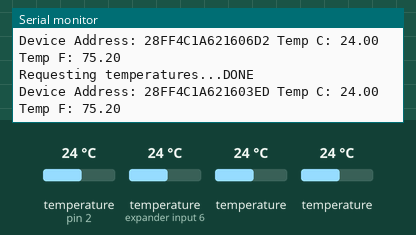
Bench run of a sketch on a simulated Arduino Uno, built with avr-gcc and run on an emulated ATmega328P. Parts: the last lines printed to the serial monitor. Inputs (shaded band) come from the test bench; at power-on: temperature (sensors on pin 2, expander input 6) 24 °C, temperature 24 °C.

Above: at 1.4 s.
1.5 s: temperature (sensor on pin 2) set to 41 °C
At 1.51 s:
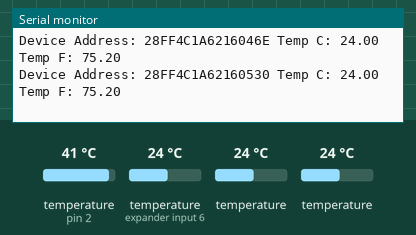
4.5 s: temperature (sensor on expander input 6) set to 41 °C
At 4.52 s:
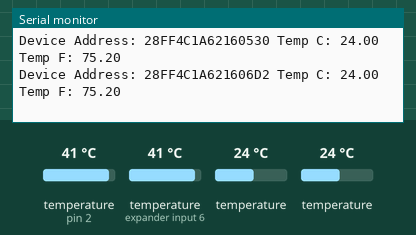
7.5 s: temperature (sensor 202) set to 7 °C
At 8.38 s:
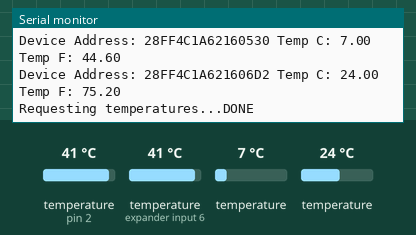
10.5 s: temperature (sensor 302) set to 41 °C
At 10.75 s:
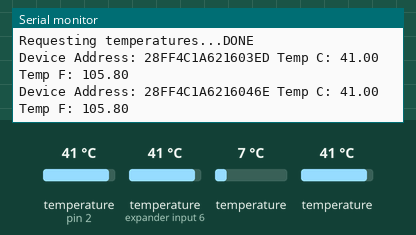
13.5 s: temperature (sensor on pin 2) set to 12 °C
At 13.51 s:
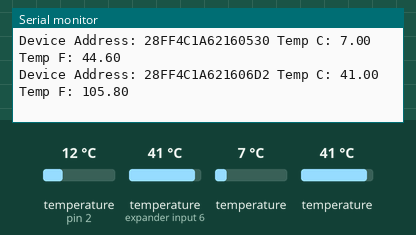
16.5 s: temperature (sensor on expander input 6) set to 12 °C
At 16.52 s:
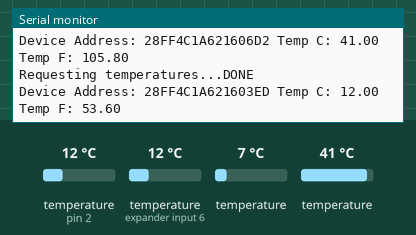
Timing chart, 0 to 19.5 s (numbered marks = the images above; inputs shaded):
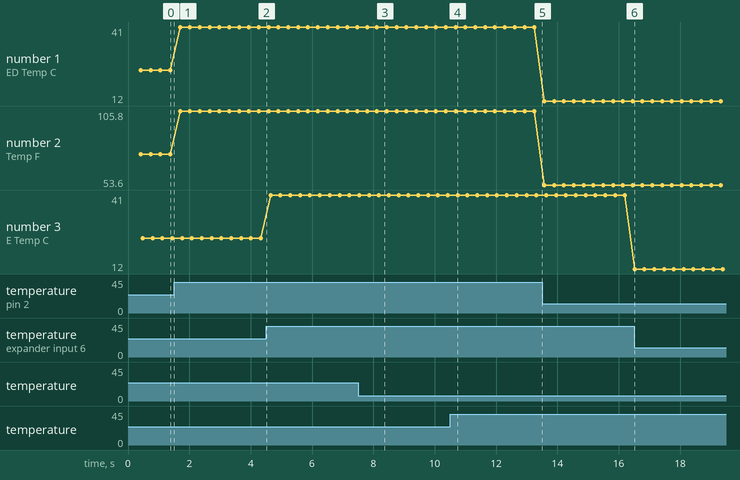

Measured:
- after the input at 7.5 s, the serial monitor: prints a new line after 0.11 s (image 3)
- after the input at 10.5 s, the serial monitor: prints a new line after 0.05 s (image 4)
- plotted number 1: 24 → 41 after the input at 1.5 s, 41 → 12 after the input at 13.5 s
- plotted number 2: 75.2 → 105.8 after the input at 1.5 s, 105.8 → 53.6 after the input at 13.5 s

The sketch:

Ethernet_UDP_sensor_node.ino
```cpp
// Include the libraries we need
#include <OneWire.h>
#include <DallasTemperature.h>

// Data wire is plugged into port 2 on the Arduino
#define ONE_WIRE_BUS 2
#define TEMPERATURE_PRECISION 9

// Setup a oneWire instance to communicate with any OneWire devices (not just Maxim/Dallas temperature ICs)
OneWire oneWire(ONE_WIRE_BUS);

// Pass our oneWire reference to Dallas Temperature.
DallasTemperature sensors(&oneWire);

// arrays to hold device addresses
DeviceAddress one, two,tree,forw;

void setup(void)
{
  // start serial port
  Serial.begin(9600);
  Serial.println("Dallas Temperature IC Control Library Demo");

  // Start up the library
  sensors.begin();

  // locate devices on the bus
  Serial.print("Locating devices...");
  Serial.print("Found ");
  Serial.print(sensors.getDeviceCount(), DEC);
  Serial.println(" devices.");

  // report parasite power requirements
  Serial.print("Parasite power is: ");
  if (sensors.isParasitePowerMode()) Serial.println("ON");
  else Serial.println("OFF");

  // Assign address manually. The addresses below will beed to be changed
  // to valid device addresses on your bus. Device address can be retrieved
  // by using either oneWire.search(deviceAddress) or individually via
  // sensors.getAddress(deviceAddress, index)
  //insideThermometer = { 0x28, 0x1D, 0x39, 0x31, 0x2, 0x0, 0x0, 0xF0 };
  //outsideThermometer   = { 0x28, 0x3F, 0x1C, 0x31, 0x2, 0x0, 0x0, 0x2 };

  // Search for devices on the bus and assign based on an index. Ideally,
  // you would do this to initially discover addresses on the bus and then
  // use those addresses and manually assign them (see above) once you know
  // the devices on your bus (and assuming they don't change).
  //
  // method 1: by index
  if (!sensors.getAddress(one, 0)) Serial.println("Unable to find address for Device 0");
  if (!sensors.getAddress(two, 1)) Serial.println("Unable to find address for Device 1");
  if (!sensors.getAddress(tree, 2)) Serial.println("Unable to find address for Device 0");
  if (!sensors.getAddress(forw, 3)) Serial.println("Unable to find address for Device 1");

  // method 2: search()
  // search() looks for the next device. Returns 1 if a new address has been
  // returned. A zero might mean that the bus is shorted, there are no devices,
  // or you have already retrieved all of them. It might be a good idea to
  // check the CRC to make sure you didn't get garbage. The order is
  // deterministic. You will always get the same devices in the same order
  //
  // Must be called before search()
  //oneWire.reset_search();
  // assigns the first address found to insideThermometer
  //if (!oneWire.search(insideThermometer)) Serial.println("Unable to find address for insideThermometer");
  // assigns the seconds address found to outsideThermometer
  //if (!oneWire.search(outsideThermometer)) Serial.println("Unable to find address for outsideThermometer");

  // show the addresses we found on the bus
  Serial.print("Device 0 Address: ");
  printAddress(one);
  Serial.println();

  Serial.print("Device 1 Address: ");
  printAddress(two);
  Serial.println();

    Serial.print("Device 1 Address: ");
  printAddress(tree);
  Serial.println();

  Serial.print("Device 1 Address: ");
  printAddress(forw);
  Serial.println();

  // set the resolution to 9 bit per device
  sensors.setResolution(one, TEMPERATURE_PRECISION);
  sensors.setResolution(two, TEMPERATURE_PRECISION);
  sensors.setResolution(tree, TEMPERATURE_PRECISION);
  sensors.setResolution(forw, TEMPERATURE_PRECISION);

  Serial.print("Device 0 Resolution: ");
  Serial.print(sensors.getResolution(one), DEC);
  Serial.println();

  Serial.print("Device 1 Resolution: ");
  Serial.print(sensors.getResolution(two), DEC);
  Serial.println();

   Serial.print("Device 1 Resolution: ");
  Serial.print(sensors.getResolution(tree), DEC);
  Serial.println();

   Serial.print("Device 1 Resolution: ");
  Serial.print(sensors.getResolution(forw), DEC);
  Serial.println();
}

// function to print a device address
void printAddress(DeviceAddress deviceAddress)
{
  for (uint8_t i = 0; i < 8; i++)
  {
    // zero pad the address if necessary
    if (deviceAddress[i] < 16) Serial.print("0");
    Serial.print(deviceAddress[i], HEX);
  }
}

// function to print the temperature for a device
void printTemperature(DeviceAddress deviceAddress)
{
  float tempC = sensors.getTempC(deviceAddress);
  Serial.print("Temp C: ");
  Serial.print(tempC);
  Serial.print(" Temp F: ");
  Serial.print(DallasTemperature::toFahrenheit(tempC));
}

// function to print a device's resolution
void printResolution(DeviceAddress deviceAddress)
{
  Serial.print("Resolution: ");
  Serial.print(sensors.getResolution(deviceAddress));
  Serial.println();
}

// main function to print information about a device
void printData(DeviceAddress deviceAddress)
{
  Serial.print("Device Address: ");
  printAddress(deviceAddress);
  Serial.print(" ");
  printTemperature(deviceAddress);
  Serial.println();
}

/*
 * Main function, calls the temperatures in a loop.
 */
void loop(void)
{
  // call sensors.requestTemperatures() to issue a global temperature
  // request to all devices on the bus
  Serial.print("Requesting temperatures...");
  sensors.requestTemperatures();
  Serial.println("DONE");

//one, two,tree,forw
  // print the device information
  printData(one);
  printData(two);
   printData(tree);
  printData(forw);
}
```
